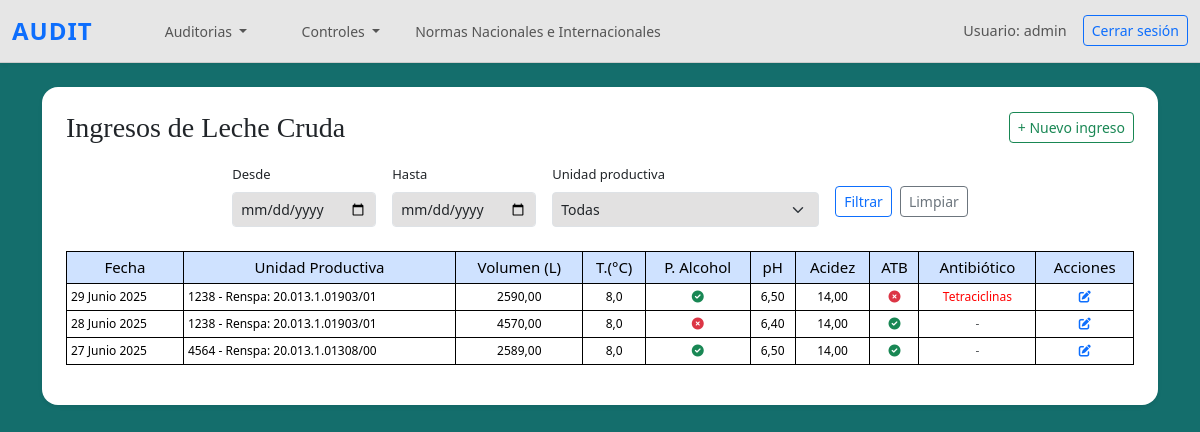
Screenshot of /ingreso_leche/listado/ (signed in) with the database file from the repository.
### questions/models.py (models this page shows, shortened)
class IngresoLeche(models.Model):
    unidad_productiva = models.ForeignKey(UnidadProductiva, on_delete=models.CASCADE)
    fecha = models.DateField()
    volumen = models.DecimalField(max_digits=6, decimal_places=2)
    temperatura = models.DecimalField(max_digits=4, decimal_places=1, null=True, blank=True)
    prueba_alcohol = models.BooleanField(null=True, blank=True)
    ph = models.DecimalField(max_digits=4, decimal_places=2, null=True, blank=True)
    acidez = models.DecimalField(max_digits=5, decimal_places=2, null=True, blank=True)
    antibiotico = models.BooleanField(null=True, blank=True)
    tipo_antibiotico = models.CharField(max_length=100, null=True, blank=True)
    class meta:
        ordering = ['fecha']

class UnidadProductiva(models.Model):
    codigo = models.CharField(max_length=10)
    razon_social = models.CharField(max_length=100)
    renspa = models.CharField(max_length=100, blank=True, null=True)
    telefono = models.CharField(max_length=15, blank=True, null=True)
    email = models.EmailField(blank=True, null=True)
    ubicacion = models.CharField(max_length=100, blank=True, null=True)
    def __str__(self):
        return f"{self.codigo} - Renspa: {self.renspa}"

### questions/views.py (the view)
# urls.py: path('ingreso_leche/listado/', listado_ingresos, name='listado_ingresos'),
def listado_ingresos(request):
    ingresos = IngresoLeche.objects.select_related('unidad_productiva').order_by('-fecha')
    unidades = UnidadProductiva.objects.all()
    fecha_inicio = request.GET.get('fecha_inicio')
    fecha_fin = request.GET.get('fecha_fin')
    unidad_id = request.GET.get('unidad_productiva')
    if fecha_inicio:
        ingresos = ingresos.filter(fecha__gte=fecha_inicio)
    if fecha_fin:
        ingresos = ingresos.filter(fecha__lte=fecha_fin)
    if unidad_id:
        ingresos = ingresos.filter(unidad_productiva__id=unidad_id)
    return render(request, 'ingreso_leche/listado_ingresos.html', {
        'ingresos': ingresos,
        'unidades': unidades,
        'filtros': {
            'fecha_inicio': fecha_inicio,
            'fecha_fin': fecha_fin,
            'unidad_productiva': unidad_id,
        }
    })

### questions/templates/ingreso_leche/listado_ingresos.html (shortened to what this page needs)
{% extends 'questions/base.html' %}
{% block content %}
<div style="background-color: #146e6c; min-height: 100vh;">
  <div class="container py-4">
    <div class="bg-white p-4 rounded-4 shadow-sm">
      <div class="d-flex justify-content-between align-items-center mb-3">
        <h3 class="mb-0" style="font-family: 'Times New Roman', Times, serif;">Ingresos de Leche Cruda</h3>
        <a href="{% url 'ingreso_leche' %}" class="btn btn-sm btn-outline-success">+ Nuevo ingreso</a>
      </div>
      <form method="get" class="row row-cols-auto gy-2 gx-3 align-items-center mb-4 justify-content-center">
        <div class="col">
          <label for="fecha_inicio" class="form-label">Desde</label>
          <input type="date" id="fecha_inicio" name="fecha_inicio" value="{{ filtros.fecha_inicio }}" class="form-control form-control-sm">
        </div>
        <div class="col">
          <label for="fecha_fin" class="form-label">Hasta</label>
          <input type="date" id="fecha_fin" name="fecha_fin" value="{{ filtros.fecha_fin }}" class="form-control form-control-sm">
        </div>
        <div class="col">
          <label for="unidad_productiva" class="form-label">Unidad productiva</label>
          <select name="unidad_productiva" id="unidad_productiva" class="form-select form-select-sm">
            <option value="">Todas</option>
          </select>
        </div>
        <div class="col-auto mt-4 d-flex align-items-center justify-content-center gap-2">
          <button type="submit" class="btn btn-sm btn-outline-primary">Filtrar</button>
          <a href="{% url 'listado_ingresos' %}" class="btn btn-sm btn-outline-secondary">Limpiar</a>
        </div>
      </form>
      <div class="table-responsive">
        <table class="table table-bordered table-hover align-middle table-sm small">
          <thead class="table-primary text-center">
            <tr>
              <th>Fecha</th>
              <th>Unidad Productiva</th>
              <th>Volumen (L)</th>
              <th>T.(°C)</th>
              <th>P. Alcohol</th>
              <th>pH</th>
              <th>Acidez</th>
              <th>ATB</th>
              <th>Antibiótico</th>
              <th>Acciones</th>
            </tr>
          </thead>
          <tbody>
            {% for ingreso in ingresos %}
            <tr>
              <td>{{ ingreso.fecha }}</td>
              <td>{{ ingreso.unidad_productiva }}</td>
              <td class="text-center">{{ ingreso.volumen }}</td>
              <td class="text-center">{{ ingreso.temperatura|default:"-" }}</td>
              <td class="text-center">
                {% if ingreso.prueba_alcohol %}
                  <i class="fas fa-times-circle text-danger" title="Rechazada"></i>
                {% elif ingreso.prueba_alcohol is not None %}
                  <i class="fas fa-check-circle text-success" title="Aprobada"></i>
                {% else %}
                  <span class="text-muted">-</span>
                {% endif %}
              </td>
              <td class="text-center">{{ ingreso.ph|default:"-" }}</td>
              <td class="text-center">{{ ingreso.acidez|default:"-" }}</td>
              <td class="text-center">
                {% if ingreso.antibiotico %}
                  <i class="fas fa-times-circle text-danger" title="Presente"></i>
                {% elif ingreso.antibiotico is not None %}
                  <i class="fas fa-check-circle text-success" title="Ausente"></i>
                {% else %}
                  <span class="text-muted">-</span>
                {% endif %}
              </td>
              <td class="text-center">
                {% if ingreso.antibiotico and ingreso.tipo_antibiotico %}
                  <span style="text-align: center; color: red;">{{ ingreso.tipo_antibiotico }}</span>
                {% else %}
                  <span class="text-muted">-</span>
                {% endif %}
              </td>
              <td class="text-center">
                <a href="{% url 'editar_ingreso' ingreso.id %}" class="text-decoration-none" title="Editar ingreso">
                  <i class="fas fa-edit" style="color: #0d6efd;"></i>
                </a>
              </td>
            </tr>
            {% empty %}
            <tr>
              <td colspan="9" class="text-center">No se encontraron ingresos.</td>
            </tr>
            {% endfor %}
          </tbody>
        </table>
      </div>
    </div>
  </div>
</div>
{% endblock %}

### questions/templates/questions/base.html (shortened to what this page needs)
<!DOCTYPE html>
<html lang="en">
<head>
  <link href="https://cdn.jsdelivr.net/npm/bootstrap@5.3.3/dist/css/bootstrap.min.css" rel="stylesheet">
  <link href="https://cdn.jsdelivr.net/npm/bootstrap-icons@1.10.5/font/bootstrap-icons.css" rel="stylesheet">
  <link rel="stylesheet" href="https://cdnjs.cloudflare.com/ajax/libs/font-awesome/6.0.0-beta3/css/all.min.css">
  {% load static %}
  <link rel="stylesheet" type="text/css" href="{% static 'css/estilos.css' %}">
</head>
<body>
  <nav class="navbar navbar-expand-lg">
    <div class="container-fluid">
      <a class="navbar-brand" href="{% url 'home' %}">AUDIT</a>
      <ul class="navbar-nav ms-5 me-auto mb-2 mb-lg-0">
        <li class="nav-item dropdown">
          <a class="nav-link dropdown-toggle" style="font-size: 14px; font-weight: 400;" href="#" id="navbarDropdown" role="button" data-bs-toggle="dropdown" aria-expanded="false">
            Auditorias
          </a>
        </li>
        {% if user.is_superuser %}
        <li class="nav-item dropdown">
          <a class="nav-link dropdown-toggle" style="font-size: 14px; font-weight: 400;" href="#" id="navbarDropdown" role="button" data-bs-toggle="dropdown" aria-expanded="false">
            Controles
          </a>
        </li>
        {% endif %}
        <li>
          <a class="nav-link" style="font-size: 14px; font-weight: 400;" href="{% url 'normas_listar' %}">
            Normas Nacionales e Internacionales
          </a>
        </li>
      </ul>
        {% if user.is_authenticated %}
        <div class="d-flex align-items-center">
          <span class="navbar-text me-3">
            Usuario: {{ user.username }} {{ user.lastname }}
          </span>
          <a class="btn btn-outline-primary btn-sm" href="{% url 'logout' %}">Cerrar sesión</a>
        </div>
        {% endif %}
      </div>
  </nav>
  {% block content %}
  {% endblock %}
</body>
</html>

### static/css/estilos.css (style rules this page uses)
.navbar { background-color: #f7e3a1; }
body { background-color: white }
.form-control { height: 35px; background-color: rgb(226, 225, 225); font-size: 14px; }
.form-select { height: 35px; background-color: rgb(226, 225, 225); font-size: 14px; }
label { font-size: 13px; }
table { width: 100%; }
thead tr th { font-size: 15px; font-weight: 400; text-align: center; }
tbody tr { font-size: 12px; margin-bottom: solid 2px black; }
.table th, .table td { border: 1px solid black; }

### questions/templates/questions/base.html (style rules this page uses)
.navbar { box-shadow: 0 2px 4px rgba(0, 0, 0, 0.05); position: sticky; top: 0; z-index: 1030; background-color: hsl(0, 0%, 90%); border-bottom: 1px solid hsl(0, 0%, 80%); }
.navbar-nav { gap: 1.2rem; }
.navbar-brand { font-weight: 700; font-size: 1.5rem; letter-spacing: 1px; color: #0d6efd !important; }
.nav-link { color: #555 !important; font-size: 1rem; transition: color 0.3s ease; }
.navbar-text { font-size: 0.9rem; color: #555; }

### rows the page displays
IngresoLeche: fecha "29 Junio 2025", unidad_productiva "1238 - Renspa: 20.013.1.01903/01", volumen "2590,00", temperatura "8,0", prueba_alcohol False (drawn), ph "6,50", acidez "14,00", antibiotico True (drawn), tipo_antibiotico "Tetraciclinas"
IngresoLeche: fecha "28 Junio 2025", unidad_productiva "1238 - Renspa: 20.013.1.01903/01", volumen "4570,00", temperatura "8,0", prueba_alcohol True (drawn), ph "6,40", acidez "14,00", antibiotico False (drawn)
IngresoLeche: fecha "27 Junio 2025", unidad_productiva "4564 - Renspa: 20.013.1.01308/00", volumen "2589,00", temperatura "8,0", prueba_alcohol False (drawn), ph "6,50", acidez "14,00", antibiotico False (drawn)

### other values shown
{{ user.username }} "admin"
